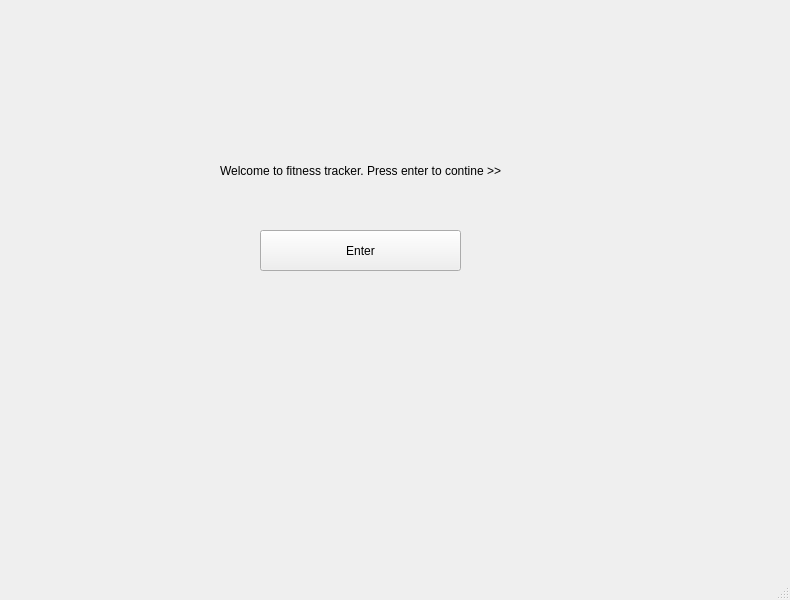
<?xml version="1.0" encoding="UTF-8"?>
<ui version="4.0">
 <class>MainWindow</class>
 <widget class="QMainWindow" name="MainWindow">
  <property name="geometry">
   <rect>
    <x>0</x>
    <y>0</y>
    <width>790</width>
    <height>600</height>
   </rect>
  </property>
  <property name="windowTitle">
   <string>MainWindow</string>
  </property>
  <widget class="QWidget" name="centralwidget">
   <widget class="QPushButton" name="pushButton">
    <property name="geometry">
     <rect>
      <x>260</x>
      <y>230</y>
      <width>201</width>
      <height>41</height>
     </rect>
    </property>
    <property name="text">
     <string>Enter</string>
    </property>
   </widget>
   <widget class="QLabel" name="label">
    <property name="geometry">
     <rect>
      <x>220</x>
      <y>150</y>
      <width>311</width>
      <height>41</height>
     </rect>
    </property>
    <property name="text">
     <string>Welcome to fitness tracker. Press enter to contine &gt;&gt;</string>
    </property>
   </widget>
  </widget>
  <widget class="QMenuBar" name="menubar">
   <property name="geometry">
    <rect>
     <x>0</x>
     <y>0</y>
     <width>790</width>
     <height>26</height>
    </rect>
   </property>
  </widget>
  <widget class="QStatusBar" name="statusbar"/>
 </widget>
 <resources/>
 <connections/>
</ui>
